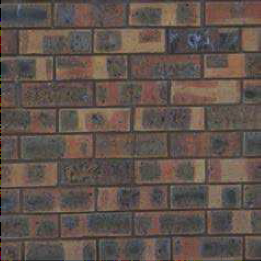
%> input picture brique.png, 261 x 261 px
$ octave Demo.m   (GNU Octave 9; MATLAB toolbox functions it lacks are replaced by stand-ins)
%> lines starting %> are read from the running program, lines starting %| are printed output that depends on the picture
clc
close all
clear all

%% ------- BRIQUE 1 --------- %%

brique = rgb2gray(imread('brique.png'));
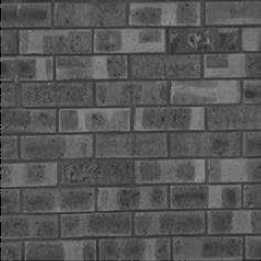
%> brique: size 261x261 uint8; min 0, max 146, mean 85.9

% Filtre de canny
% 1. on commence par le filtre gaussien
% 2. on calcule le gradient en x et en y
% 3. on calcule la norme 1 du gradient en x et en y (en valeur absolue)
% 4. on calcule la direction du gradient


% Pour le filtre gaussien :
filtreGauss = fspecial('gaussian', [3 3], 0.5);
img_gauss = filter2(filtreGauss, brique);

% Gradient de l'image filtrée :
[img_dx img_dy] = gradient(img_gauss);
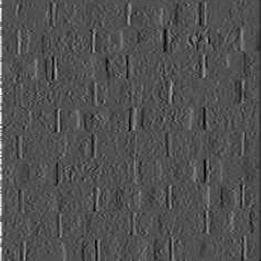
%> img_dx: size 261x261 double; min -28.09, max 61.05, mean 0.2; drawn with min black and max white
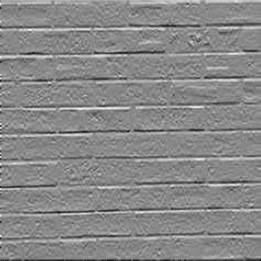
%> img_dy: size 261x261 double; min -42.02, max 36.4, mean 0; drawn with min black and max white

% Intensité du gradient avec une carte des intensités :
Intensite_gradient = abs(img_dx) + abs(img_dy);
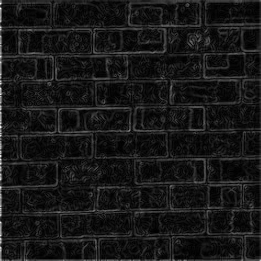
%> Intensite_gradient: size 261x261 double; min 0.0155, max 89.28, mean 8.3; drawn with min black and max white

% Direction du gradient avec une carte des directions :
eps = 10^(-5);
d = atan(img_dy ./ (img_dx+ eps));
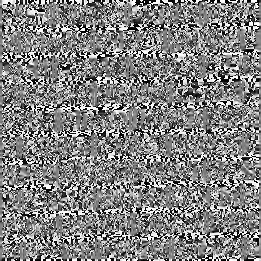
%> d: size 261x261 double; min -1.57, max 1.57, mean 0.0237; drawn with min black and max white
d = d * 180 / pi;
[n,p]=size(d);
%> n = 261; p = 261
for i=1:n
    for j=1:p
        if(d(i,j) < 0)
            d(i,j) = d(i,j) + 360;
        end
    end
end
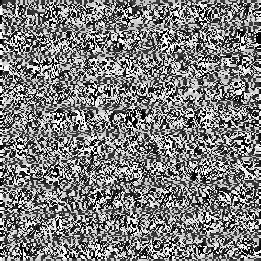
%> d: size 261x261 double; min 0, max 360, mean 177.6; drawn with min black and max white

% Paliers de 45°
d = round(d/45) * 45;

seuilH = 15;
seuilB = 5;

img_Canny = zeros(n,p);

for i=2:n-1
    for j=2:p-1
        switch d(i,j)
            case {0, 180, 360}
                voisin1_i = 0;
                voisin2_i = 0;
                voisin1_j = -1;
                voisin2_j = 1;

            case {90, 270}
                voisin1_i = -1;
                voisin2_i = 1;
                voisin1_j = 0;
                voisin2_j = 0;

            case {45, 225}
                voisin1_i = 1;
                voisin2_i = -1;
                voisin1_j = -1;
                voisin2_j = 1;

            case {135, 315}
                voisin1_i = -1;
                voisin2_i = 1;
                voisin1_j = 1;
                voisin2_j = -1;
        end

        voisin1 = Intensite_gradient(i+voisin1_i, j+voisin1_j);
        voisin2 = Intensite_gradient(i+voisin2_i, j+voisin2_j);

        if(Intensite_gradient(i,j) > seuilH)
            img_Canny(i,j) = 1;
        end

        if(Intensite_gradient(i,j) < seuilB)
            img_Canny(i,j) = 0;
        end

        if(Intensite_gradient(i,j) < seuilH && Intensite_gradient(i,j) > seuilB)
            if(voisin1 == 1 || voisin2 == 1)
                img_Canny(i, j) = 1;
            else
                img_Canny(i, j) = 0;
            end

        end
    end
end
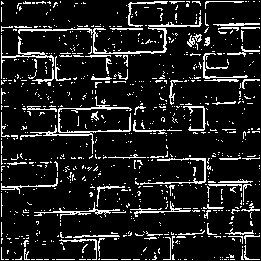
%> img_Canny: size 261x261 double; values 0 (black) and 1 (white), 12% white in thin lines or dots
%> after the loop, voisin1_i = -1; voisin1_j = 0; voisin2_i = 1; voisin2_j = 0

%Affichage image et image filtree
figure
subplot(1,2,1)
imshow(brique)
title('Image source')
subplot(1,2,2)
imshow(img_Canny);
title('Image filtree')

%% Resultats Brique 1

GLCM_b = graycomatrix(brique)
%> GLCM_b = [0 38 137 0 0 0 0 0; 1 3725 1519 0 0 0 0 0; 0 1492 40799 2836 0 0 0 0; 0 12 2801 13499 314 0 0 0; 0 0 4 310 373 0 0 0; 0 0 0 0 0 0 0 0; 0 0 0 0 0 0 0 0; 0 0 0 0 0 0 0 0]
carac_b=graycoprops(GLCM_b)
%> carac_b = {Contrast 0.146, Correlation 0.781, Energy 0.409, Homogeneity 0.93}
d2=d/45;
%> (the run ends here)
